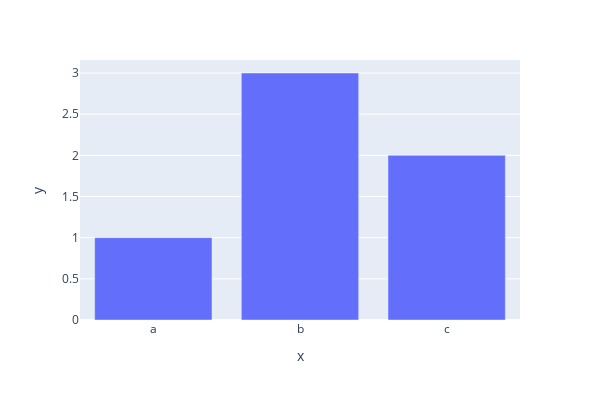

The code cell stored with this chart in its notebook:
### Code cell
import plotly.express as px

fig = px.bar(x=["a", "b", "c"], y=[1, 3, 2],width=600, height=400)

fig.show()

### Figure 1 — Plotly figure (JSON) as saved in the notebook; plotly's stock layout.template omitted (floating-point values rounded to 4 significant figures)
{"data": [{"alignmentgroup": "True", "hovertemplate": "x=%{x}<br>y=%{y}<extra></extra>", "legendgroup": "", "marker": {"color": "#636efa", "pattern": {"shape": ""}}, "name": "", "offsetgroup": "", "orientation": "v", "showlegend": false, "textposition": "auto", "type": "bar", "x": ["a", "b", "c"], "xaxis": "x", "y": [1, 3, 2], "yaxis": "y"}], "layout": {"barmode": "relative", "height": 400, "legend": {"tracegroupgap": 0}, "margin": {"t": 60}, "width": 600, "xaxis": {"anchor": "y", "domain": [0, 1], "title": {"text": "x"}}, "yaxis": {"anchor": "x", "domain": [0, 1], "title": {"text": "y"}}}}
